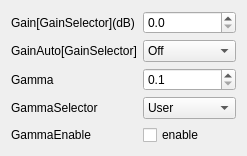
  <widget class="QWidget" name="formLayoutWidget_3">
   <property name="geometry">
    <rect>
     <x>770</x>
     <y>790</y>
     <width>234</width>
     <height>131</height>
    </rect>
   </property>
   <layout class="QFormLayout" name="formLayout_3">
    <item row="0" column="0">
     <widget class="QLabel" name="label_11">
      <property name="text">
       <string>Gain[GainSelector](dB)</string>
      </property>
     </widget>
    </item>
    <item row="0" column="1">
     <widget class="QDoubleSpinBox" name="doubleSpinBox_2">
      <property name="maximumSize">
       <size>
        <width>130</width>
        <height>16777215</height>
       </size>
      </property>
      <property name="decimals">
       <number>1</number>
      </property>
      <property name="maximum">
       <double>999999999.000000000000000</double>
      </property>
     </widget>
    </item>
    <item row="1" column="0">
     <widget class="QLabel" name="label_12">
      <property name="text">
       <string>GainAuto[GainSelector]</string>
      </property>
     </widget>
    </item>
    <item row="1" column="1">
     <widget class="QComboBox" name="comboBox">
      <property name="maximumSize">
       <size>
        <width>130</width>
        <height>16777215</height>
       </size>
      </property>
      <item>
       <property name="text">
        <string>Off</string>
       </property>
      </item>
      <item>
       <property name="text">
        <string>Once</string>
       </property>
      </item>
      <item>
       <property name="text">
        <string>Continuous</string>
       </property>
      </item>
     </widget>
    </item>
    <item row="2" column="0">
     <widget class="QLabel" name="label_13">
      <property name="text">
       <string>Gamma </string>
      </property>
     </widget>
    </item>
    <item row="2" column="1">
     <widget class="QDoubleSpinBox" name="doubleSpinBox_3">
      <property name="maximumSize">
       <size>
        <width>130</width>
        <height>16777215</height>
       </size>
      </property>
      <property name="decimals">
       <number>1</number>
      </property>
      <property name="minimum">
       <double>0.100000000000000</double>
      </property>
      <property name="maximum">
       <double>999999999.000000000000000</double>
      </property>
     </widget>
    </item>
    <item row="3" column="0">
     <widget class="QLabel" name="label_14">
      <property name="text">
       <string>GammaSelector</string>
      </property>
     </widget>
    </item>
    <item row="3" column="1">
     <widget class="QComboBox" name="comboBox_2">
      <property name="maximumSize">
       <size>
        <width>130</width>
        <height>16777215</height>
       </size>
      </property>
      <item>
       <property name="text">
        <string>User</string>
       </property>
      </item>
      <item>
       <property name="text">
        <string>sRGB</string>
       </property>
      </item>
     </widget>
    </item>
    <item row="4" column="0">
     <widget class="QLabel" name="label_15">
      <property name="text">
       <string>GammaEnable</string>
      </property>
     </widget>
    </item>
    <item row="4" column="1">
     <widget class="QCheckBox" name="checkBox_2">
      <property name="maximumSize">
       <size>
        <width>130</width>
        <height>16777215</height>
       </size>
      </property>
      <property name="text">
       <string>enable</string>
      </property>
     </widget>
    </item>
   </layout>
  </widget>
